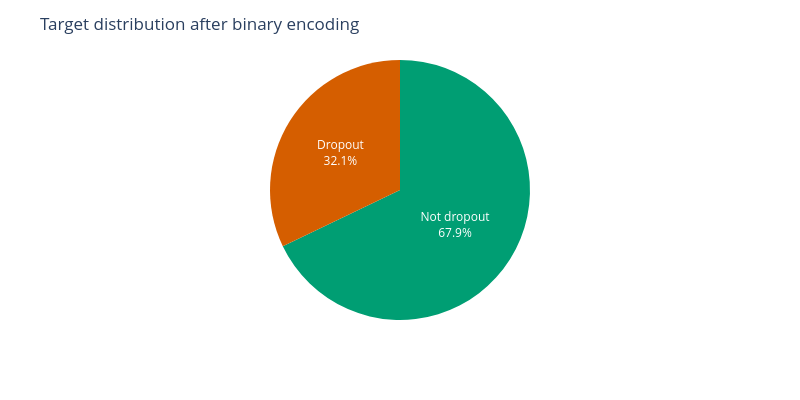

This figure's notebook cell:
### Code cell
# Illustrate the distribution of the encoded target variable
value_counts_series = data_viz_pd['Target_Encoded'].value_counts()
labels_map = {0: 'Not dropout', 1: 'Dropout'}
display_names = [labels_map[val] for val in value_counts_series.index.to_list()]

fig = px.pie(values=value_counts_series.values,
             names=display_names)

fig.update_traces(textposition='inside', textinfo='percent+label',
                  marker=dict(colors=[BINARY_COLOURS[n] for n in display_names]))

fig.update_layout(showlegend=False, height=400, width=800,
                  title='Target distribution after binary encoding')
save_fig(fig, '06_target_binary_pie')

print(value_counts_series.rename(index=labels_map).to_string())

### Figure 1 — Plotly figure (JSON) as saved in the notebook; plotly's stock layout.template omitted (floating-point values rounded to 4 significant figures)
{"data": [{"domain": {"x": [0.0, 1.0], "y": [0.0, 1.0]}, "hovertemplate": "label=%{label}<br>value=%{value}<extra></extra>", "labels": ["Not dropout", "Dropout"], "legendgroup": "", "marker": {"colors": ["#009E73", "#D55E00"]}, "name": "", "showlegend": true, "textinfo": "percent+label", "textposition": "inside", "type": "pie", "values": [3003, 1421]}], "layout": {"height": 400, "legend": {"tracegroupgap": 0}, "margin": {"t": 60}, "showlegend": false, "title": {"text": "Target distribution after binary encoding"}, "width": 800}}
